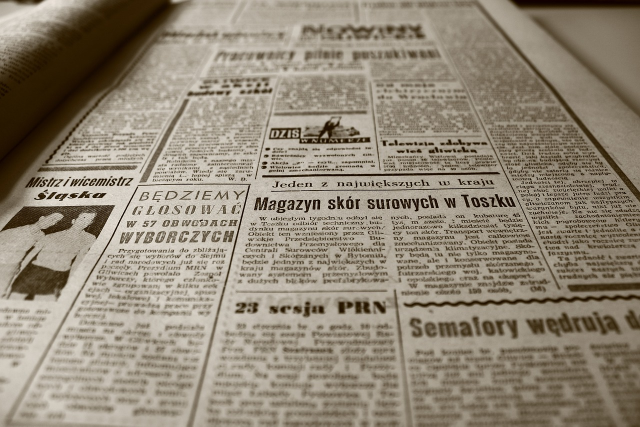
#> input picture OpenCV/old-newspaper-350376_1280.jpg, 1280 x 853 px (shown at 1/2 size)
$ jupyter execute '12. 이미지 변형 (원근).ipynb'   (text cells are left out)
#> lines starting #> are read from the running program, lines starting #| are printed output that depends on the picture; pictures that were not available may be replaced by others from this repository, and a replacement may not be noted
[cell 1]
import cv2
import numpy as np

img = cv2.imread('old-newspaper-350376_1280.jpg')
#> img is the input picture: shape (853, 1280, 3); mean B, G, R 118.6, 135.1, 145.4

width, height = 640, 240 # 가로 크기 640, 세로 크기 240 으로 결과물 출력

src = np.array([[511, 352], [1008, 345], [1122, 584], [455, 594]], dtype=np.float32) # Input 4개 지점
dst = np.array([[0, 0], [width, 0], [width, height], [0, height]], dtype=np.float32) # Output 4개 지점
# 좌상, 우상, 우하, 좌하 (시계 방향으로 4 지점 정의)

matrix = cv2.getPerspectiveTransform(src, dst) # Matrix 얻어옴
result = cv2.warpPerspective(img, matrix, (width, height)) # matrix 대로 변환을 함
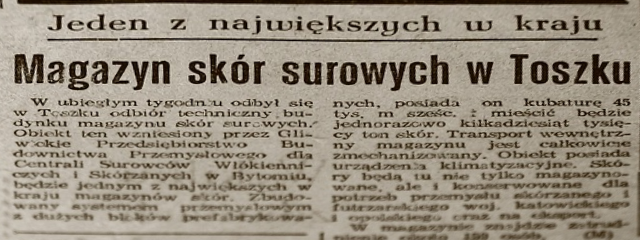
#> result: shape (240, 640, 3); mean B, G, R 125.2, 140.6, 150.2

cv2.imshow('img', img)
cv2.imshow('result', result)
cv2.waitKey(0)
cv2.destroyAllWindows()

[cell 2]
import cv2
import numpy as np

img = cv2.imread('poker.jpg')
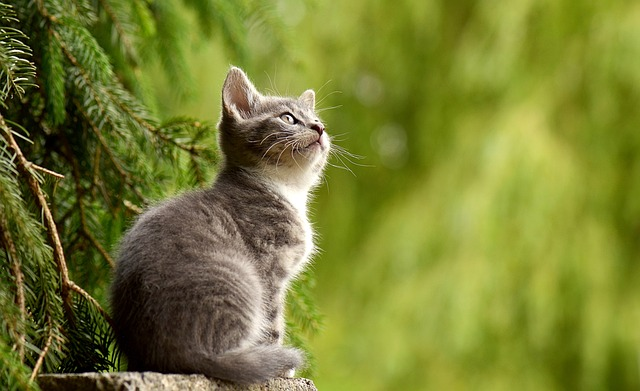
#> input picture OpenCV/cat-2083492_640.jpg, 640 x 391 px, given in place of poker.jpg, which was not available
#> img is the input picture: shape (391, 640, 3); mean B, G, R 49.8, 125.8, 119.1

width, height = 530, 710

src = np.array([[702, 143], [1133, 414], [726, 1007], [276, 700]], dtype=np.float32) # Input 4개 지점
dst = np.array([[0, 0], [width, 0], [width, height], [0, height]], dtype=np.float32) # Output 4개 지점
# 좌상, 우상, 우하, 좌하 (시계 방향으로 4 지점 정의)

matrix = cv2.getPerspectiveTransform(src, dst) # Matrix 얻어옴
result = cv2.warpPerspective(img, matrix, (width, height)) # matrix 대로 변환을 함
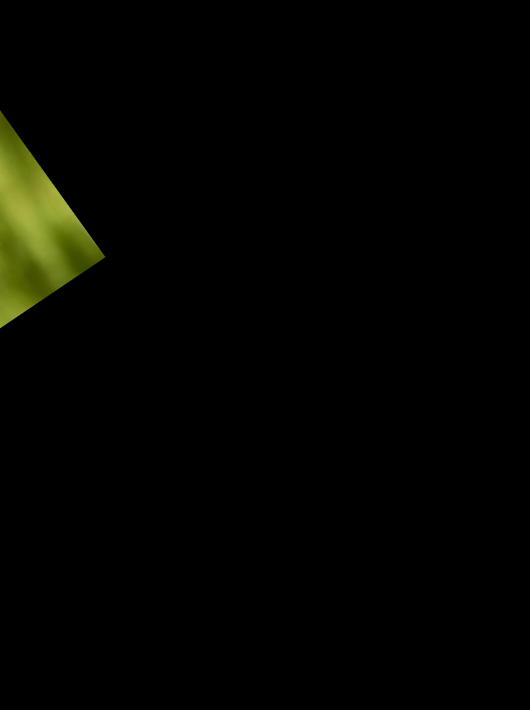
#> result: shape (710, 530, 3); mean B, G, R 0.8, 3.9, 3.5

cv2.imshow('img', img)
cv2.imshow('result', result)
cv2.waitKey(0)
cv2.destroyAllWindows()

[cell 3]
import cv2

# [13 lines left out: function mouse_handler, not called in this run]

img = cv2.imread('poker.jpg')
cv2.namedWindow('img') # img 란 이름의 윈도우를 먼저 만들어두는 것. 여기에 마우스 이벤트를 처리하기 위한 핸들러 적용
cv2.setMouseCallback('img', mouse_handler)
cv2.imshow('img', img)
cv2.waitKey(0)
cv2.destroyAllWindows()

[cell 4]
import cv2
import numpy as np

point_list = []
src_img = cv2.imread('poker.jpg')
src_img = cv2.resize(src_img, None, fx=0.5, fy=0.5) # 이미지가 너무 커서 0.5 배로 축소
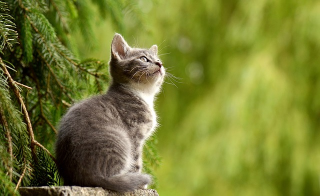
#> src_img: shape (196, 320, 3); mean B, G, R 49.9, 125.9, 119.2

COLOR = (255, 0, 255) # 핑크
THICKNESS = 2
drawing = False # 선을 그릴지 여부

# [34 lines left out: functions mouse_handler, show_result, not called in this run]

cv2.namedWindow('img') # img 란 이름의 윈도우를 먼저 만들어두는 것. 여기에 마우스 이벤트를 처리하기 위한 핸들러 적용
cv2.setMouseCallback('img', mouse_handler)
cv2.imshow('img', src_img)
cv2.waitKey(0)
cv2.destroyAllWindows()
